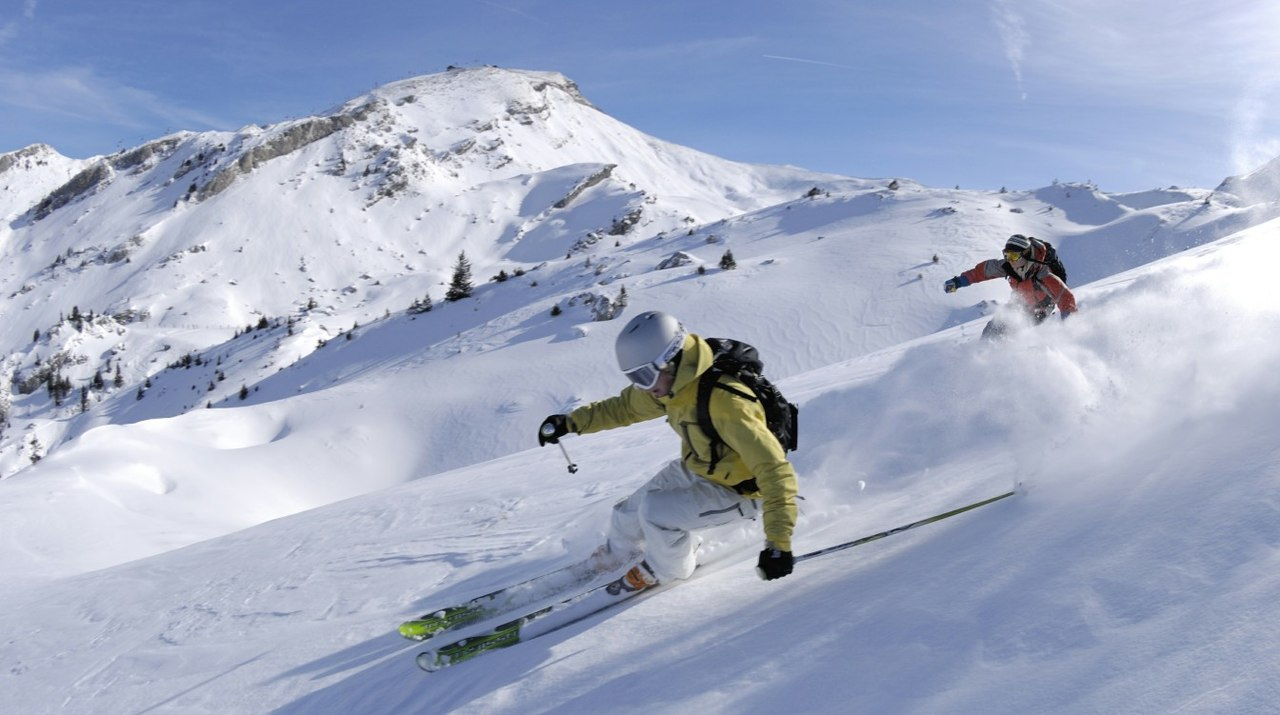
#> input picture data/ski.jpg, 1280 x 715 px
$ python tp_image.py
#> lines starting #> are read from the running program, lines starting #| are printed output that depends on the picture
from PIL import Image
import numpy as np
import matplotlib.pyplot as plt

class ImageManagement:

    # def __init__(self, array):
    #     self.array = array

    def load(self, path):
#> called with path = 'data/ski.jpg'
        im = Image.open(path)
#> im is the input picture: PIL image 1280x715 RGB; mean R, G, B 160.5, 170.8, 195
        array = np.asarray(im).astype(np.float64)
#| Luminance: 175.42
#| Contrast: 42.76
        return array

    def save(self, array, path):
        dest = Image.fromarray(array.astype(np.uint8)).convert("RGB")
        dest.save(path)

    def luminance(self, array):
        return np.mean(array)

    def contrast(self, array):
        return np.std(array)

    def get_chanel(self, array, num):
#> called with num = 0
        return array[:,:,num]

    def crop(self, array, north, south, east, west):
#> called with north = 100, south = 200, east = 300, west = 400
        return array[north:-south, west:-east]
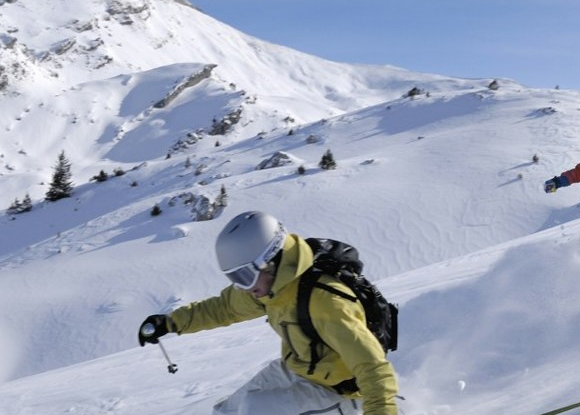
#> returned value: shape (415, 580, 3) float64; mean of channels 0, 1, 2 159.1, 167.5, 186.5; drawn as R, G, B

    def reduce(self, array, nb):
#> called with nb = 4
        step = int(nb ** 0.5)
        return array[::step, ::step]
#> returned value: shape (358, 640, 3) float64


    def grey(self, array):
        return np.mean(array, axis=2)
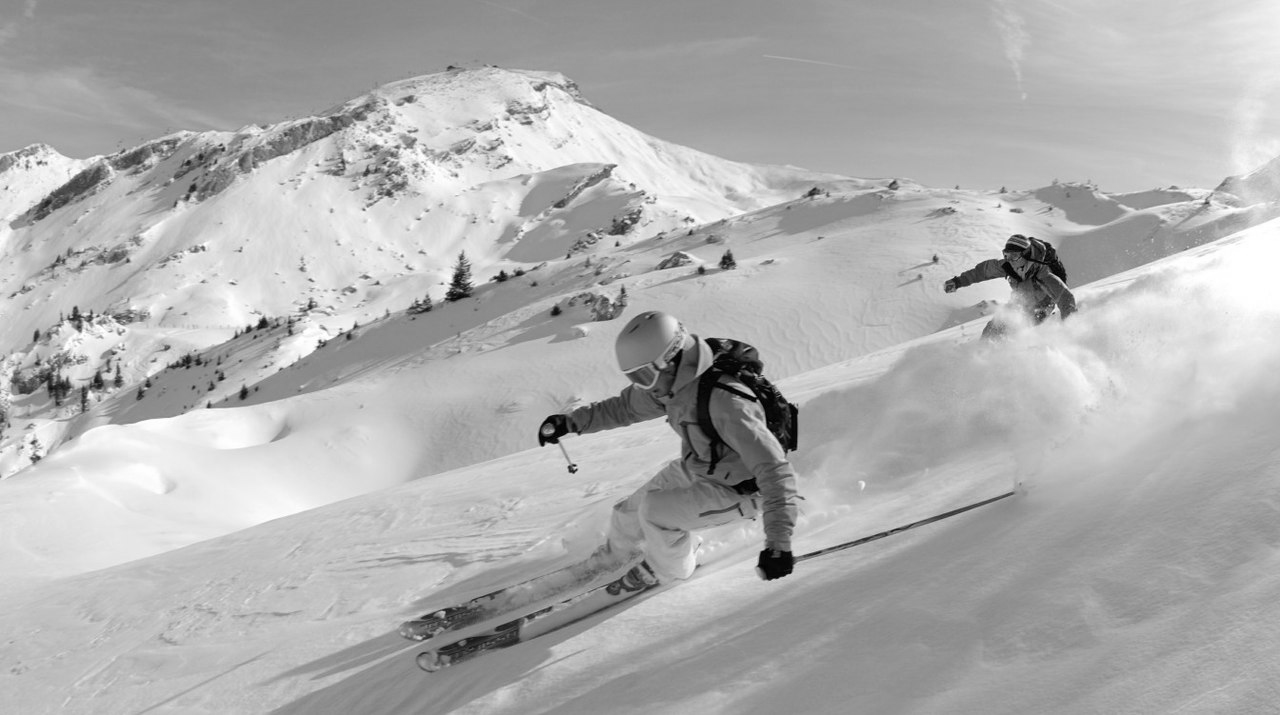
#> returned value: shape (715, 1280) float64; min 0, max 255, mean 175.4

    def negative(self, array):
        return 255 - array
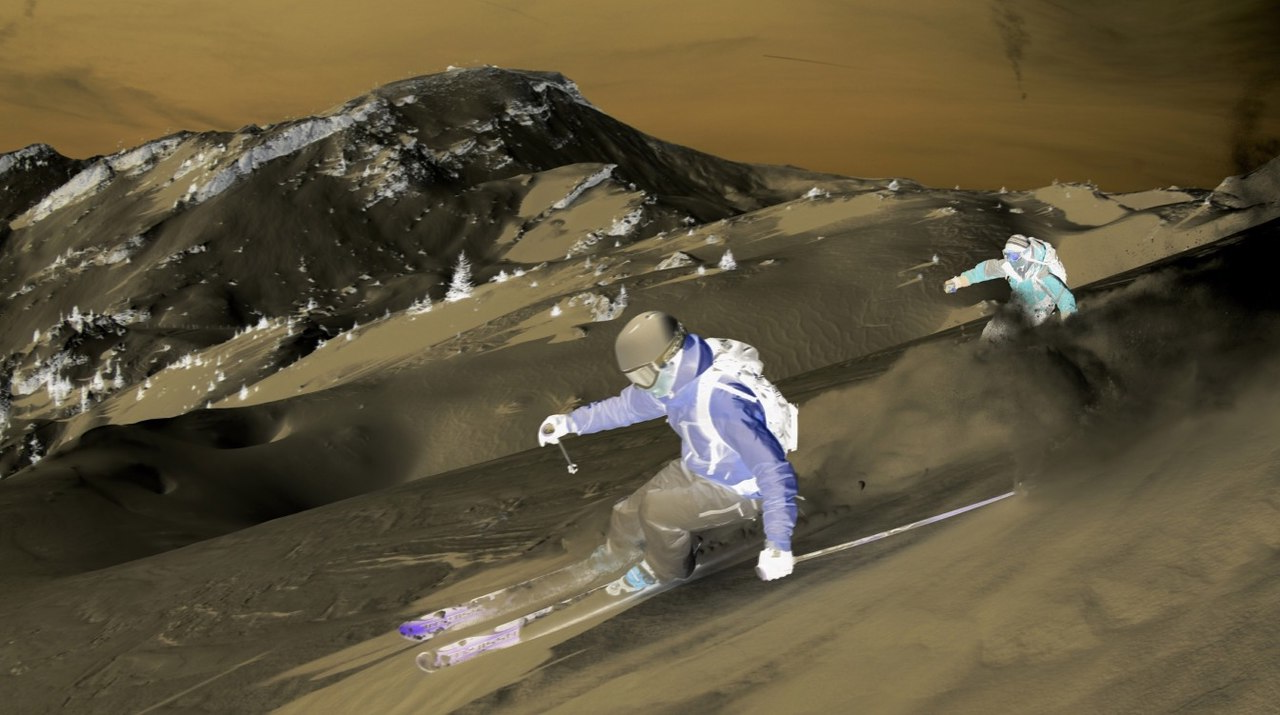
#> returned value: shape (715, 1280, 3) float64; mean of channels 0, 1, 2 94.5, 84.2, 60; drawn as R, G, B


    def profil(self, array, horizontal=True):
        if horizontal:
            return np.mean(array, axis=0)
        else:
            return np.mean(array, axis=1)

    def normalize(self, array):
        mean = self.luminance(array)
#> mean = 175.4
        std = self.contrast(array)
#> std = 42.76
        return np.clip(((array - mean) / std) * 255/4 + 127.5,0 ,255)
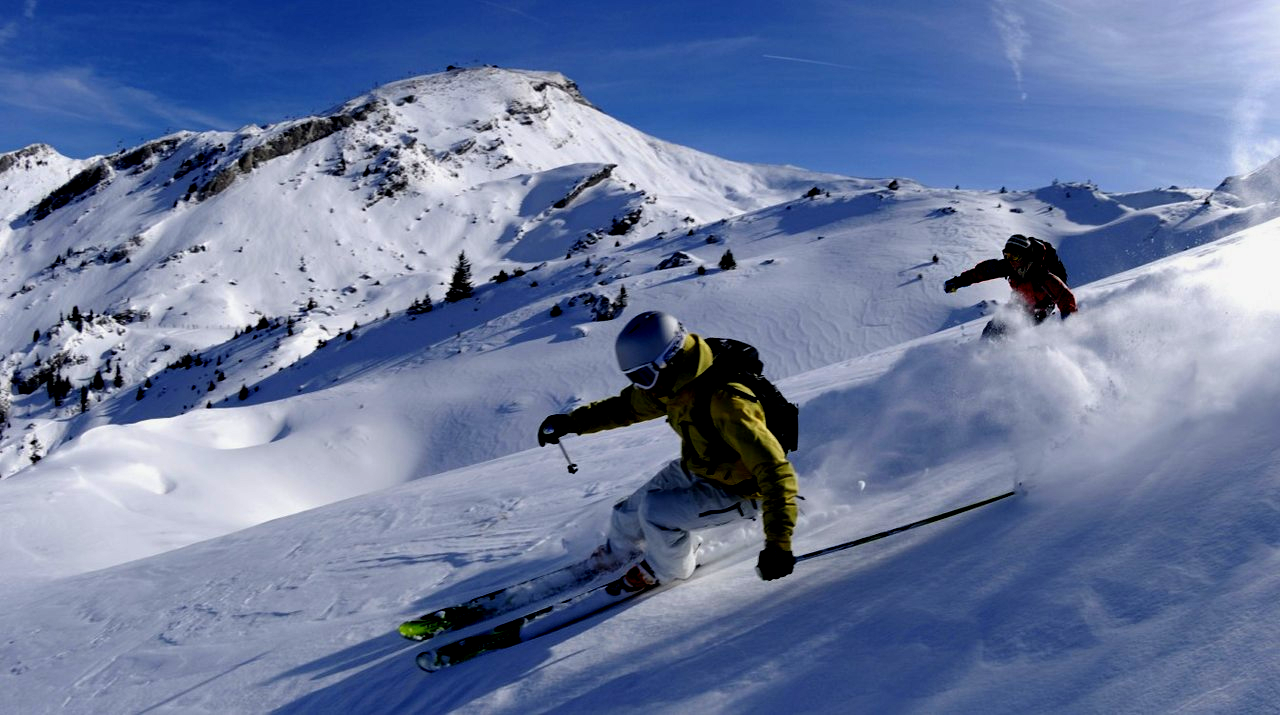
#> returned value: shape (715, 1280, 3) float64; mean of channels 0, 1, 2 107, 122.2, 158.7; drawn as R, G, B


if __name__ == '__main__':
    im = ImageManagement()
    array = im.load("data/ski.jpg")
    print(f"Luminance: {im.luminance(array):.2f}")
    print(f"Contrast: {im.contrast(array):.2f}")
    red = im.get_chanel(array, 0)
    cropped = im.crop(array, 100, 200, 300, 400)
    reduced = im.reduce(array, 4)
    grey = im.grey(array)
    negative = im.negative(array)
    normalized = im.normalize(array)
    im.save(normalized, "data/out.png")
    array = im.load("data/cercle.jpg")
#> call 2 of load, with path = 'data/cercle.jpg'
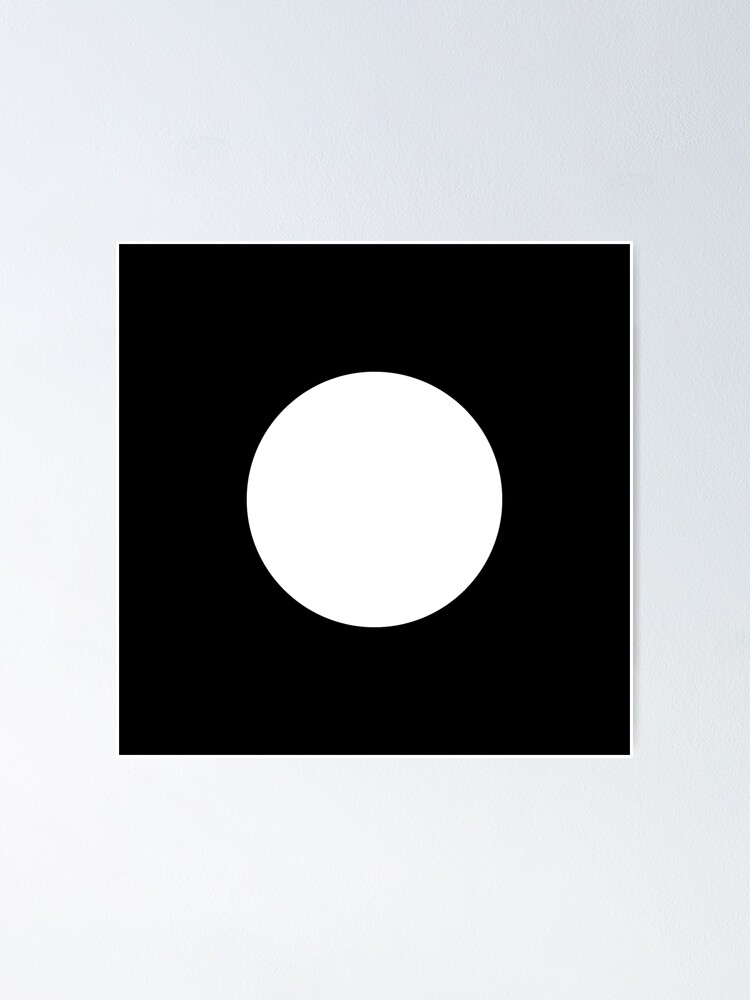
#> input picture data/cercle.jpg, 750 x 1000 px
#> in load, im is the input picture: PIL image 750x1000 RGB; mean R, G, B 169.7, 171.6, 174.3
    profileh = im.profil(array)
#> profileh = 750 rows, first 8: [243.6, 245, 248.6], [243.4, 244.8, 248.4], [243.4, 244.7, 248.4], [243.6, 245, 248.6], [243.9, 245.2, 248.9], [243.9, 245.3, 248.9], [243.7, 245.1, 248.7], [243.5, 244.8, 248.4]

    plt.plot(profileh)
    plt.show()
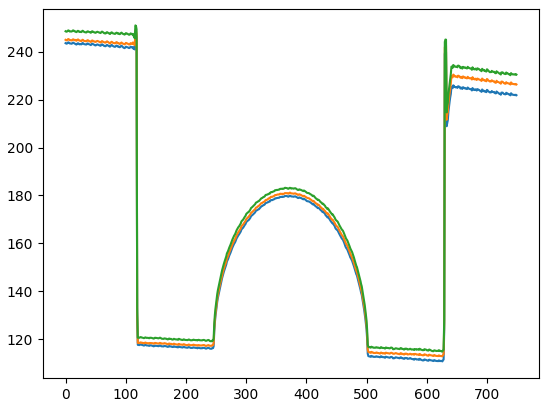
#> figure drawn by matplotlib, 1 panel; curve peaks at x = 116, y = 247.5; curve peaks at x = 116, y = 248.9; curve peaks at x = 116, y = 251


# Mettre en fonction, bonus en class
# class MyImage
# load, save, get_chanel, luminance, contrast
# crop(10)
# reduce(4) => prendre une colonne sur 2 et une ligne sur 2
# grey => transforme n&b
# negative 255 -
# profileH et V
# Bonus : normaliser l'image
# np.clip((x - mean) / std) * 255/4 + 255/2,0 ,255)
